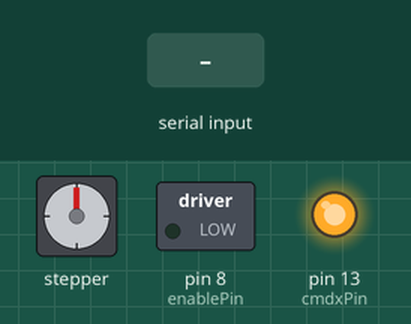
Bench run of a sketch on a simulated Arduino Uno, built with avr-gcc and run on an emulated ATmega328P. Shown: stepper motor, switched loads named in the sketch (green lamp = pin HIGH), output pins drawn as LEDs (lit = HIGH). Inputs (shaded band) come from the test bench. Stepper angles assume 200 steps per turn.

Above: at 1.2 s.
1.3 s: "RUN\n" received over Serial
At 1.65 s:
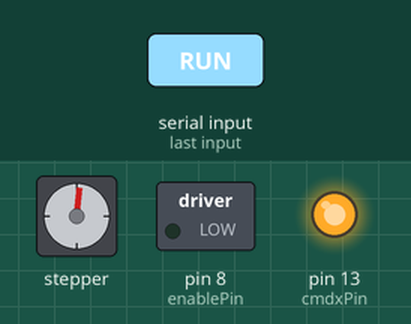
At 2.29 s:
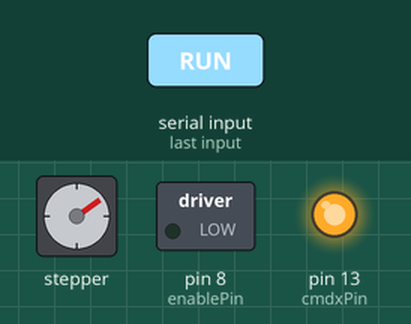
4.3 s: "STOP\n" received over Serial
7.3 s: "MOVE:90\n" received over Serial
10.3 s: "ENA:90\n" received over Serial
At 11.5 s:
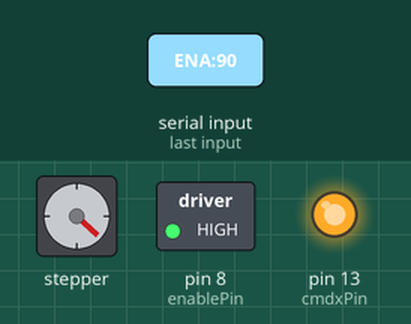
11.8 s: "RUN\n" received over Serial
At 12.15 s:
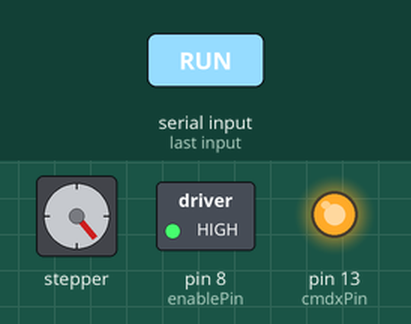
14.8 s: "MOVE:\n" received over Serial
Timing chart, 0 to 22.8 s (numbered marks = the images above; inputs shaded):
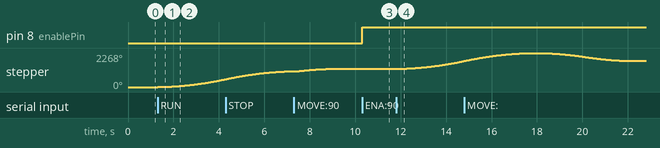

Measured:
- after the input at 1.3 s, stepper: keeps turning clockwise at about 175°/s, starting at once
- after the input at 10.3 s, pin 8 (enablePin): LOW → HIGH at once
- after the input at 11.8 s, stepper: keeps turning clockwise at about 175°/s, starting at once

The sketch:

conveyor_serial.ino
```cpp
#include <AccelStepper.h>

#define enablePin 8
#define dirxPin 2
#define stepxPin 5
#define motorInterfaceType 1
#define cmdxPin 13

AccelStepper stepperx = AccelStepper(motorInterfaceType, stepxPin, dirxPin);
bool running = false;

void setup()
{
    Serial.begin(115200);
    pinMode(enablePin, OUTPUT);
    pinMode(cmdxPin, OUTPUT);
    digitalWrite(enablePin, LOW);
    digitalWrite(cmdxPin, HIGH);

    stepperx.setMaxSpeed(400);
    stepperx.setAcceleration(60);
}

void handleCommand(String cmd)
{
    cmd.trim();
    if (cmd == "RUN") {
        running = true;
        stepperx.moveTo(stepperx.currentPosition() + 1000000);
    } else if (cmd == "STOP") {
        running = false;
        stepperx.stop();
    } else if (cmd.startsWith("MOVE:")) {
        running = false;
        stepperx.move(cmd.substring(5).toInt()); // 지정한 스텝만큼만 이동 후 정지
    } else if (cmd.startsWith("SPEED:")) {
        stepperx.setMaxSpeed(cmd.substring(6).toFloat());
    } else if (cmd.startsWith("ACCEL:")) {
        stepperx.setAcceleration(cmd.substring(6).toFloat());
    } else if (cmd.startsWith("ENA:")) {
        digitalWrite(enablePin, cmd.substring(4).toInt() ? HIGH : LOW);
    }
}

void loop()
{
    if (Serial.available()) {
        handleCommand(Serial.readStringUntil('\n'));
    }

    if (running && stepperx.distanceToGo() == 0) {
        stepperx.moveTo(stepperx.currentPosition() + 1000000);
    }
    stepperx.run(); // running=false여도 stop() 이후 감속 완료까지는 호출 필요
}
```
